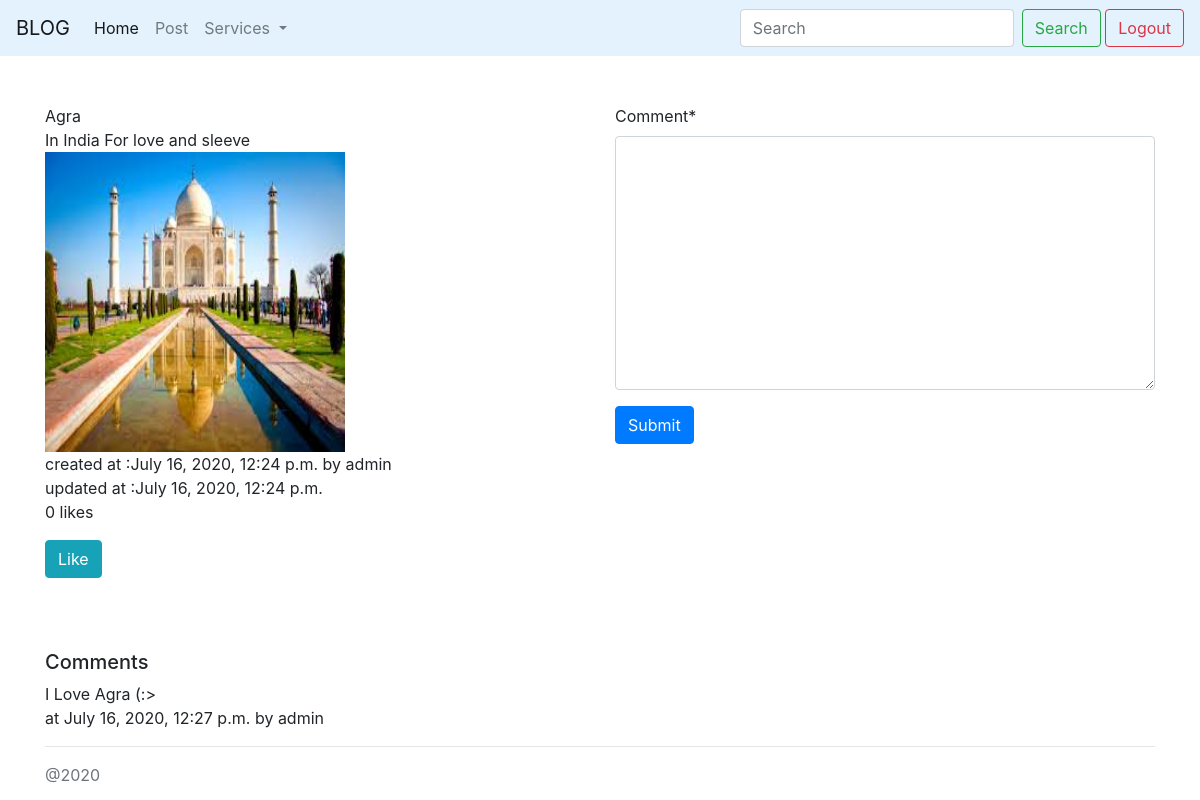
The app's page /detail/3/ (signed in) with its own data.
### myapp/models.py (models this page shows, shortened)
class UserTimeStamp(models.Model):
	created_at = models.DateTimeField(auto_now_add = True)
	updated_at = models.DateTimeField(auto_now = True)
	user = models.ForeignKey(User,on_delete = models.CASCADE)
	class Meta:
		abstract = True

class Post(UserTimeStamp):
	title = models.CharField(max_length = 100)
	description = models.TextField()
	image = models.ImageField(upload_to = '')
	likes = models.IntegerField(default = 0)

class Comment(UserTimeStamp):
	post = models.ForeignKey(Post, on_delete = models.CASCADE)
	comment = models.TextField()

### myapp/views.py (the view)
# urls.py: path('detail/<int:pk>/',detail,name='detail'),
@login_required
def detail(request,pk):
    d = Post.objects.get(pk = pk)
    comments = Comment.objects.filter(post = d)
    if request.method == 'POST':
        form = CommentForm(request.POST)
        if form.is_valid():
            comment = form.cleaned_data['comment']
            c = Comment(post = d,comment = comment,user = request.user)
            c.save()
            context = {'post':d,'form':form,'comments':comments}
       	    return render(request, 'detail.html', context)
    else:
        form = CommentForm()
        context = {'post':d,'form':form,'comments':comments}
        return render(request, 'detail.html', context)

### myapp/forms.py
class CommentForm(forms.ModelForm):
	class Meta:
		model = Comment
		fields = ['comment']

### myapp/templates/detail.html (shortened to what this page needs)
{% extends 'base.html' %}
{% load crispy_forms_tags %}
{% block content %}
<div class="row">
	<div class="col-6">
{{post.title}}<br>
{{post.description}}<br>
<img src="{{post.image.url}}" height="300" width="300"><br>
created at :{{post.created_at}} by {{post.user}}<br>
updated at :{{post.updated_at}}
<br>
<div>
<p id="likes">{{post.likes}} likes</p>
<button class="btn btn-info" onclick="onClick()">Like</button>
</div>
<br>
</div>
<div class="col-6">
<form action="" method="post">
    {{ form|crispy }}
    <input class="btn btn-primary" type="submit" value="Submit">
</form>
</div>
</div>
<br><br>
<h5>Comments</h5>
{% if comments %}
{% for i in comments %}
{{i.comment}}<br>
at {{i.created_at}} by {{i.user}}<br>
<hr>
{% endfor %}
{% endif %}
{% endblock %}

### records on screen
Post: title "Agra", description "In India For love and sleeve", image (picture), created_at "July 16, 2020, 12:24 p.m.", user "admin", updated_at "July 16, 2020, 12:24 p.m.", likes "0"
Comment: comment "I Love Agra (:>", created_at "July 16, 2020, 12:27 p.m.", user "admin"
